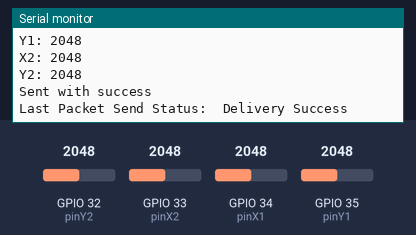
Bench run of a sketch on a simulated ESP32. On the bench: the last lines printed to the serial monitor. The test bench sets the inputs (shaded band); at power-on: GPIO 32 (pinY2) = 2048, GPIO 33 (pinX2) = 2048, GPIO 34 (pinX1) = 2048, GPIO 35 (pinY1) = 2048. WiFi joins after 1.5 s; servers stay silent unless stated.

Above: at 1.4 s.
1.5 s: GPIO 32 (pinY2) set to 2866
At 2.4 s:
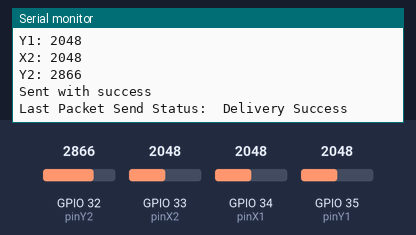
3.0 s: GPIO 33 (pinX2) set to 2866
4.5 s: GPIO 34 (pinX1) set to 2866
6.0 s: GPIO 35 (pinY1) set to 2866
7.5 s: GPIO 32 (pinY2) set to 3972
At 8.6 s:
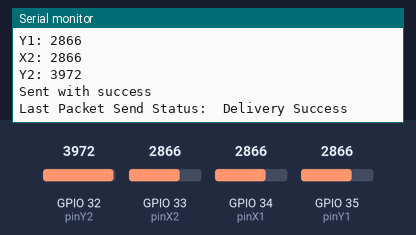
9.0 s: GPIO 33 (pinX2) set to 3972
Timing chart, 0 to 11.5 s (numbered marks = the images above; inputs shaded):
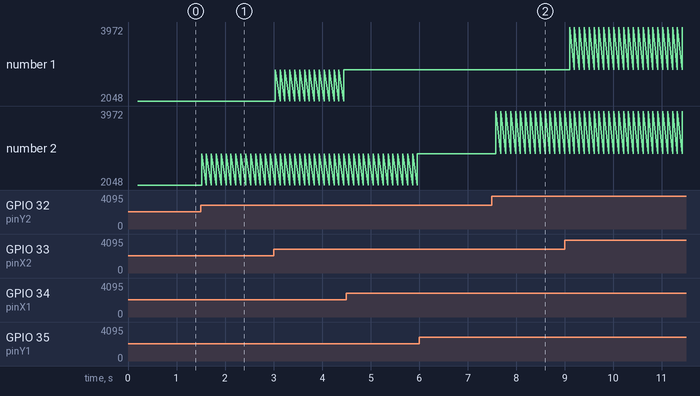

Measured:
- after the input at 1.5 s, the serial monitor: prints a new line at once (image 1)
- after the input at 7.5 s, the serial monitor: prints a new line after 0.08 s (image 2)
- plotted number 2: 2048 → 2866 after the input at 1.5 s, 2866 → 3972 after the input at 7.5 s

The sketch:

master.ino
```cpp
#include <esp_now.h>
#include <WiFi.h>
#include <esp_wifi.h>

// MASTER: ESP32 DEVKIT V1

uint8_t broadcastAddress[] = {0xFF, 0xFF, 0xFF, 0xFF, 0xFF, 0xFF};

int pinX1 = 34;
int pinY1 = 35;
int pinX2 = 33;
int pinY2 = 32;

int UPDATESPEED = 100;

typedef struct struct_message {
  int x1;
  int y1;
  int x2;
  int y2;
} struct_message;

struct_message myData;
esp_now_peer_info_t peerInfo;

void OnDataSent(const uint8_t *mac_addr, esp_now_send_status_t status) {
  Serial.print("\r\nLast Packet Send Status:\t");
  Serial.println(status == ESP_NOW_SEND_SUCCESS ? "Delivery Success" : "Delivery Fail");
}

void setup() {
  Serial.begin(115200);
  delay(100);

  WiFi.mode(WIFI_STA);
  WiFi.STA.begin();

  esp_wifi_set_channel(2, WIFI_SECOND_CHAN_NONE);

  delay(100);

  if (esp_now_init() != ESP_OK) {
    Serial.println("Error initializing ESP-NOW");
    return;
  }

  esp_now_register_send_cb(esp_now_send_cb_t(OnDataSent));

  memcpy(peerInfo.peer_addr, broadcastAddress, 6);
  peerInfo.channel = 2;
  peerInfo.encrypt = false;

  if (esp_now_add_peer(&peerInfo) != ESP_OK){
    Serial.println("Failed to add peer");
    return;
  }

  Serial.println("Master setup complete");
}

void loop() {


  myData.x1 = analogRead(pinX1);
  myData.y1 = analogRead(pinY1);
  myData.x2 = analogRead(pinX2);
  myData.y2 = analogRead(pinY2);

  Serial.print("X1: ");
  Serial.println(myData.x1);
  Serial.print("Y1: ");
  Serial.println(myData.y1);
  Serial.print("X2: ");
  Serial.println(myData.x2);
  Serial.print("Y2: ");
  Serial.println(myData.y2);

  esp_err_t result = esp_now_send(broadcastAddress, (uint8_t *) &myData, sizeof(myData));

  if (result == ESP_OK) {
    Serial.println("Sent with success");
  }
  else {
    Serial.println("Error sending the data");
  }
  delay(UPDATESPEED);
}
```
